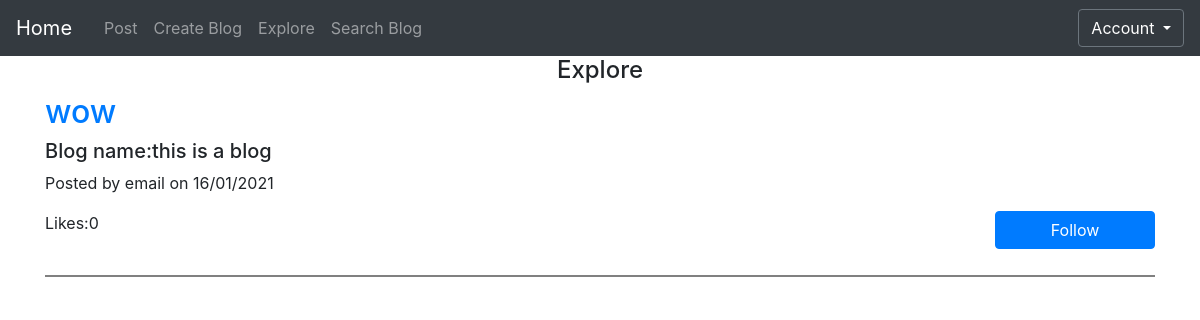
The page /general (signed in) on the database as committed earlier.
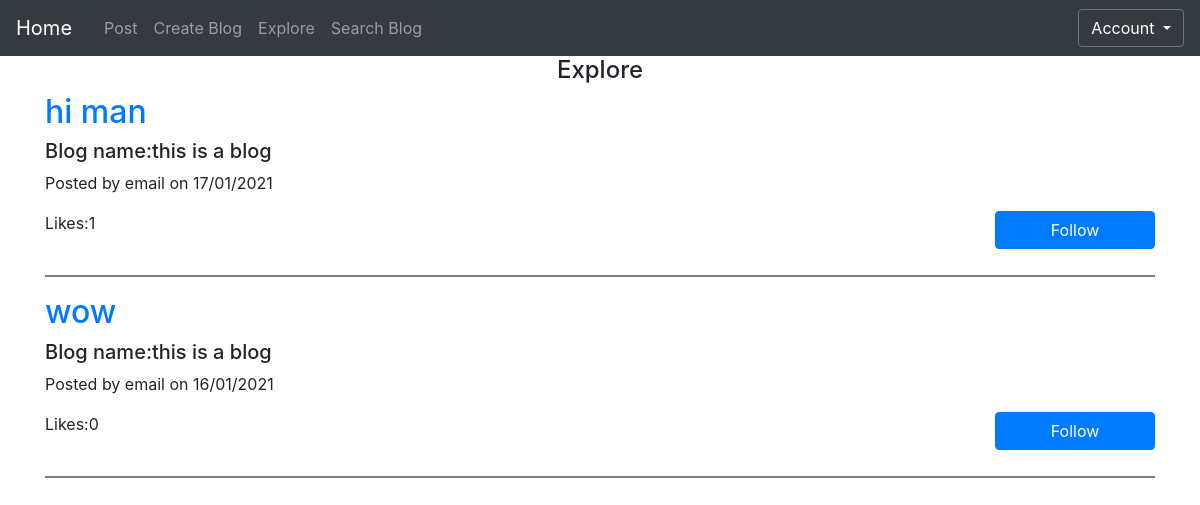
The same page on the database as committed later.
### app/models.py (models this page shows)
class Posts(db.Model):
    id = db.Column(db.Integer, primary_key=True)
    date = db.Column(db.DateTime)
    title = db.Column(db.String(500))
    body= db.Column(db.String(2000))
    author = db.Column(db.String(20))
    image_name=db.Column(db.String(100))
    blog_id=db.Column(db.Integer,db.ForeignKey('blog.id'))

class Blog(db.Model):
    __searchable__ = ['blog_name']
    id= db.Column(db.Integer, primary_key=True)
    blog_name = db.Column(db.String(100))
    user_id=db.Column(db.Integer,db.ForeignKey('user.id'))
    posts=db.relationship("Posts",backref='blog',lazy=True)

### app/views.py (the view)
@app.route('/general', methods=['GET', 'POST'])
@login_required
def general():
	posts=Posts.query.order_by(Posts.date.desc()).join(Blog).filter(Blog.user_id != current_user.id).all()
	return render_template('general.html', title='General', posts = posts)

### app/models.py (called while the page is built)
    def has_followed_blog(self, blog):
        return self.followed_blogs.filter_by(
          id=blog.id).first() is not None

### app/views.py (called while the page is built)
@login_manager.user_loader
def load_user(user_id):
	return User.query.get(int(user_id))

### app/templates/general.html
{% extends "base.html" %}
{% block content %}
<h4 class="text-center">Explore</h4>
{% for post in posts %}
<div class="post-preview">
    <h2 class="post-title">
        <a href="{{ url_for('post', post_id=post.id) }}">
    {{post.title }}
  </a>
    </h2>
  <h5>
    Blog name:{{ post.blog.blog_name }}
  </h5>
  <p class="post-meta">Posted by {{post.author}} on {{ post.date.strftime('%d/%m/%Y') }}</p>
  {% if current_user.has_followed_blog(post.blog) %}
  <button class="btn btn-primary float-right unfollowButton" blog_id="{{  post.blog.blog_name }}">Unfollow</button>
  {% else %}
  <button class="btn btn-primary float-right followButton" blog_id="{{  post.blog.blog_name }}">Follow</button>
  {% endif %}
</div>
<h7>
    Likes:{{ post.user_likes.count()}}
  </h7>
<br>
<br>
<hr style="height:2px;border-width:0;color:gray;background-color:gray">
{% endfor %}
{% endblock %}

### app/templates/base.html (shortened to what this page needs)
<!DOCTYPE html>
<html>
  <head>
    <link rel="stylesheet" href="https://stackpath.bootstrapcdn.com/bootstrap/4.2.1/css/bootstrap.min.css">
    <link rel= "stylesheet" type= "text/css" href= "{{ url_for('static',filename='mainpage.css') }}">
  </head>
  <body>
  </body>
  <nav class="navbar navbar-expand-sm navbar-dark bg-dark nav-cutom">
      <a class="navbar-brand mr-4" href="/home">Home</a>
    <ul class="navbar-nav nav-fill w-100">
    <div class="collapse navbar-collapse" id="navbarSupportedContent">
      <ul class="navbar-nav mr-auto nv">
        {% if current_user.is_authenticated %}
        <li class="nav-item"><a class="nav-link" href="/post_blog">Post<span class="sr-only">(current)</span></a></li>
        <li class="nav-item"><a class="nav-link" href="/create_blog">Create Blog<span class="sr-only">(current)</span></a></li>
        <li class="nav-item"><a class="nav-link" href="/general">Explore<span class="sr-only">(current)</span></a></li>
        <li class="nav-item"><a class="nav-link" href="/search">Search Blog<span class="sr-only">(current)</span></a></li>
        {% endif %}
      </ul>
      <div class="navbar-nav ml-auto nv">
        {% if current_user.is_authenticated %}
        <div class="dropdown text-center">
          <button class="btn btn-secondary dropdown-toggle" type="button" id="dropdownMenuButton" data-toggle="dropdown" aria-haspopup="true" aria-expanded="false">
            Account
          </button>
        </div>
        {% else %}
        <li class="nav-item"><a class="nav-link" href="/signup">Sign up<span class="sr-only">(current)</span></a></li>
        <li class="nav-item"><a class="nav-link" href="/login">Login<span class="sr-only">(current)</span></a></li>
        {% endif %}
      </div>
    </div>
  </ul>
  </nav>
<div class="container">
{% block content %}
{% endblock %}
</div>
</html>

### app/static/mainpage.css (style rules this page uses)
.followButton { width:160px; }
#dropdownMenuButton { background-color: #343a40; }

Rows that differ between the two databases and show on the page:
added Posts: title "hi man", blog.blog_name "this is a blog", author "email", date "17/01/2021", user_likes.count "1"
